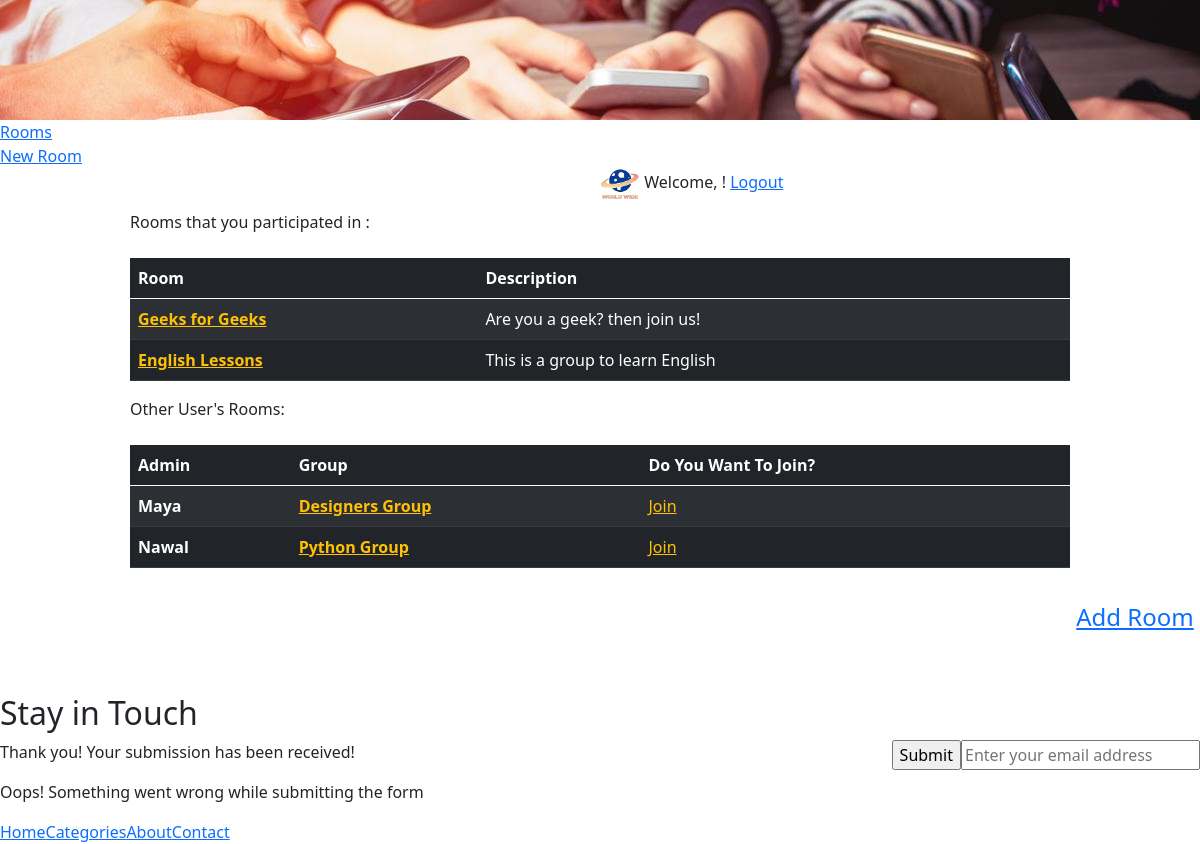
The app's page /groups (signed in), older data.
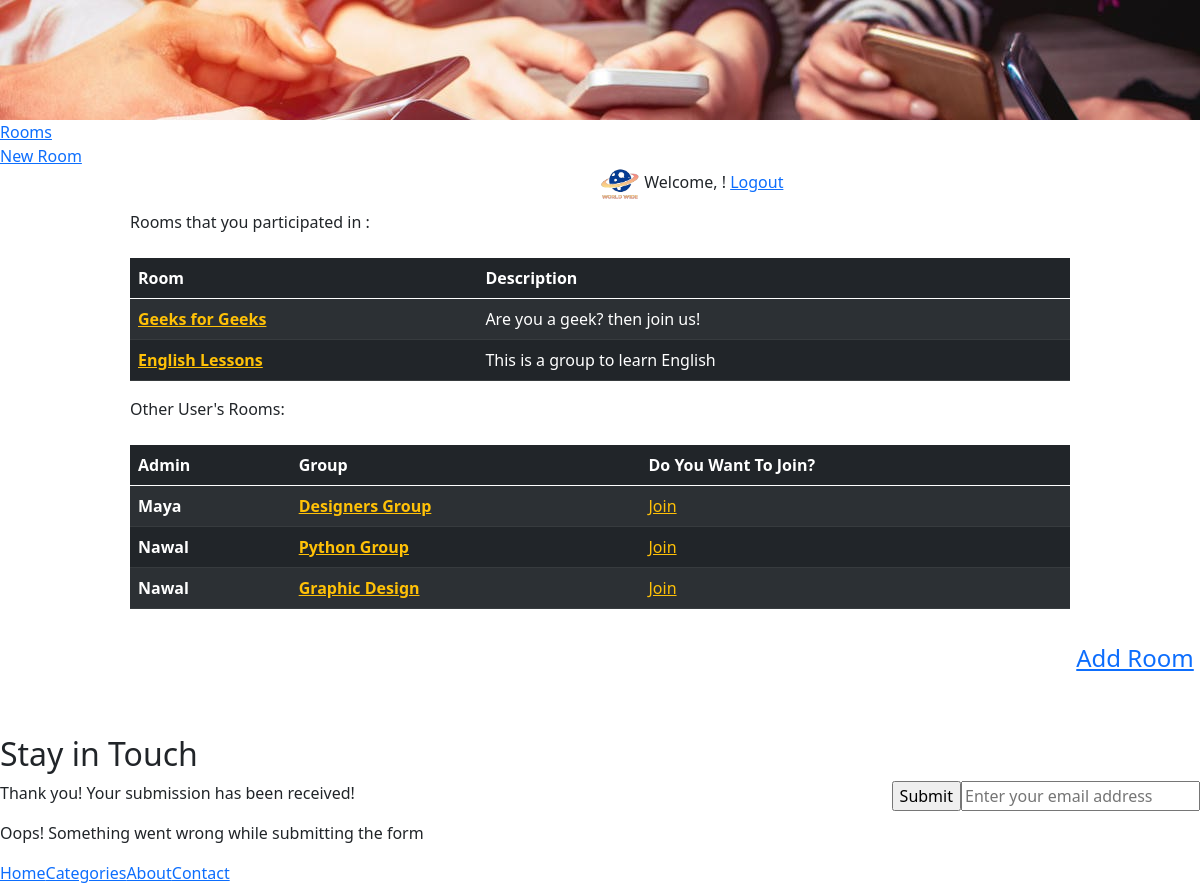
The same page, newer data.
### app/models.py (models this page shows, shortened)
class Group(models.Model):
    planner = models.ForeignKey(User, related_name="groupsPlannedByUser", on_delete = models.CASCADE)
    group_name = models.TextField()
    description = models.TextField()
    users = models.ManyToManyField(User, related_name="groups")
    created_at = models.DateTimeField(auto_now_add=True)
    updated_at = models.DateTimeField(auto_now=True)

class User(models.Model):
    first_name = models.CharField(max_length=255)
    last_name = models.CharField(max_length=255)
    email = models.CharField(max_length=255)
    password = models.CharField(max_length=255)
    created_at = models.DateTimeField(auto_now_add=True)
    updated_at = models.DateTimeField(auto_now=True)
    objects = BlogManager()

### app/views.py (the view)
# urls.py: path('groups', views.groupDashboard),
def groupDashboard(request):
    context = {
        'groups':models.all_groups_for_user(request.session['login_user']),
        'otherGroups':models.other_groups(request.session['login_user']),
    }
    return render(request,"groupDashboard.html", context)

### app/models.py (called while the page is built)
def all_groups_for_user(id):
    this_user = User.objects.get(id=id)
    groups = this_user.groups.all()
    return groups

def other_groups(id):
    this_user = User.objects.get(id=id)
    otherGroups = Group.objects.exclude(users=this_user)
    return otherGroups

### app/templates/groupDashboard.html (shortened to what the changed rows need)
<!DOCTYPE html>
<html data-wf-domain="escape-free-template.webflow.io" data-wf-page="5e4b1929fccc7f5af9de826b"
    data-wf-site="5e4b1929fccc7f2575de825e" data-wf-status="1">
<head>
    <link
        href="https://assets.website-files.com/5e4b1929fccc7f2575de825e/css/escape-free-template.webflow.3e4705827.css"
        rel="stylesheet" type="text/css" />
    {% load static %}
    <link rel="stylesheet" href="{% static 'css/home.css' %}">
    <link rel="stylesheet" href="{% static 'css/room.css' %}">
    <link href="https://cdn.jsdelivr.net/npm/bootstrap@5.0.0-beta1/dist/css/bootstrap.min.css" rel="stylesheet"
>
    </head>
<body>
    <div>
        <div id="posts" class="main-section bottom-padding">
            <div class="dashboard-content">
                <br/><br/>
                <table class="table table-striped table-dark">
                    <thead>
                        <tr>
                            <th scope="col">Room</th>
                            <th scope="col">Description</th>
                        </tr>
                    </thead>
                    <tbody>
                        {% for group in groups %}
                        <tr>
                            <th scope="row"><a href="groups/group_name/{{group.id}}">{{group.group_name}}</a></th>
                            <td>{{group.description}}</td>
                        </tr>
                        {% endfor %}
                    </tbody>
                </table>
                <br/><br/>
                <table class="table table-striped table-dark">
                    <thead>
                        <tr>
                            <th scope="col">Admin</th>
                            <th scope="col">Group</th>
                            <th scope="col">Do You Want To Join?</th>
                        </tr>
                    </thead>
                    <tbody>
                        {% for otherGroup in otherGroups %}
                        <tr>
                            <th scope="row">{{otherGroup.planner.first_name}}</th>
                            <th><a href="groups/group_name/{{otherGroup.id}}"> {{otherGroup.group_name}} </a></th>
                            <td><a href="/join/{{otherGroup.id}}">Join</a></td>
                        </tr>
                        {% endfor %}
                    </tbody>
                </table>
            </div>
        </div>
    </div>
    <div class="main-section dark">
        <div class="w-container">
            <div class="section-heading">
                <h2 class="white">Stay in Touch</h2>
            </div>
        </div>
    </div>
</body>
</html>

Row changes from the older to the newer data that the page shows:
added Group: planner.first_name "Nawal", group_name "Graphic Design"
